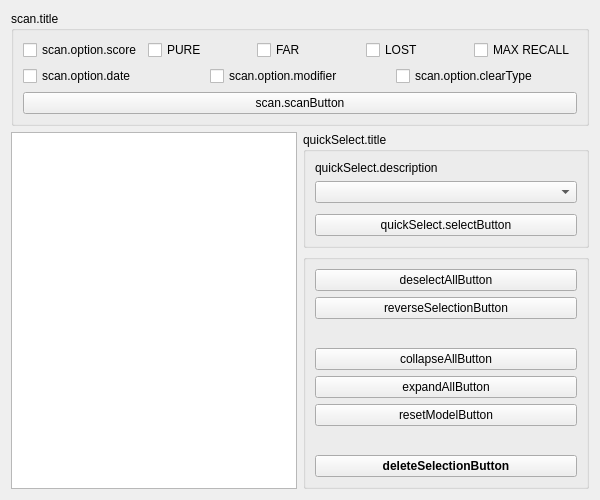
<?xml version="1.0" encoding="UTF-8"?>
<ui version="4.0">
 <class>TabDb_RemoveDuplicateScores</class>
 <widget class="QWidget" name="TabDb_RemoveDuplicateScores">
  <property name="geometry">
   <rect>
    <x>0</x>
    <y>0</y>
    <width>600</width>
    <height>500</height>
   </rect>
  </property>
  <property name="windowTitle">
   <string notr="true">TabDb_RemoveDuplicateScores</string>
  </property>
  <layout class="QVBoxLayout" name="verticalLayout_2">
   <item>
    <widget class="QGroupBox" name="groupBox_2">
     <property name="title">
      <string>scan.title</string>
     </property>
     <layout class="QVBoxLayout" name="verticalLayout">
      <item>
       <layout class="QVBoxLayout" name="verticalLayout_4">
        <item>
         <layout class="QHBoxLayout" name="horizontalLayout_2">
          <item>
           <widget class="QCheckBox" name="scan_option_scoreCheckBox">
            <property name="text">
             <string>scan.option.score</string>
            </property>
           </widget>
          </item>
          <item>
           <widget class="QCheckBox" name="scan_option_pureCheckBox">
            <property name="text">
             <string notr="true">PURE</string>
            </property>
           </widget>
          </item>
          <item>
           <widget class="QCheckBox" name="scan_option_farCheckBox">
            <property name="text">
             <string notr="true">FAR</string>
            </property>
           </widget>
          </item>
          <item>
           <widget class="QCheckBox" name="scan_option_lostCheckBox">
            <property name="text">
             <string notr="true">LOST</string>
            </property>
           </widget>
          </item>
          <item>
           <widget class="QCheckBox" name="scan_option_maxRecallCheckBox">
            <property name="text">
             <string notr="true">MAX RECALL</string>
            </property>
           </widget>
          </item>
         </layout>
        </item>
       </layout>
      </item>
      <item>
       <layout class="QHBoxLayout" name="horizontalLayout_3">
        <item>
         <widget class="QCheckBox" name="scan_option_dateCheckBox">
          <property name="text">
           <string>scan.option.date</string>
          </property>
         </widget>
        </item>
        <item>
         <widget class="QCheckBox" name="scan_option_modifierCheckBox">
          <property name="text">
           <string>scan.option.modifier</string>
          </property>
         </widget>
        </item>
        <item>
         <widget class="QCheckBox" name="scan_option_clearTypeCheckBox">
          <property name="text">
           <string>scan.option.clearType</string>
          </property>
         </widget>
        </item>
       </layout>
      </item>
      <item>
       <widget class="QPushButton" name="scan_scanButton">
        <property name="text">
         <string>scan.scanButton</string>
        </property>
       </widget>
      </item>
     </layout>
    </widget>
   </item>
   <item>
    <layout class="QHBoxLayout" name="horizontalLayout">
     <item>
      <widget class="QTreeView" name="treeView">
       <property name="editTriggers">
        <set>QAbstractItemView::NoEditTriggers</set>
       </property>
       <property name="selectionMode">
        <enum>QAbstractItemView::NoSelection</enum>
       </property>
       <property name="verticalScrollMode">
        <enum>QAbstractItemView::ScrollPerPixel</enum>
       </property>
       <property name="headerHidden">
        <bool>true</bool>
       </property>
      </widget>
     </item>
     <item>
      <layout class="QVBoxLayout" name="verticalLayout_6">
       <item>
        <widget class="QGroupBox" name="groupBox">
         <property name="title">
          <string>quickSelect.title</string>
         </property>
         <layout class="QVBoxLayout" name="verticalLayout_3">
          <item>
           <widget class="QLabel" name="label">
            <property name="text">
             <string>quickSelect.description</string>
            </property>
           </widget>
          </item>
          <item>
           <widget class="QComboBox" name="quickSelect_comboBox">
            <property name="sizePolicy">
             <sizepolicy hsizetype="Expanding" vsizetype="Fixed">
              <horstretch>0</horstretch>
              <verstretch>0</verstretch>
             </sizepolicy>
            </property>
           </widget>
          </item>
          <item>
           <spacer name="verticalSpacer_2">
            <property name="orientation">
             <enum>Qt::Vertical</enum>
            </property>
            <property name="sizeHint" stdset="0">
             <size>
              <width>20</width>
              <height>40</height>
             </size>
            </property>
           </spacer>
          </item>
          <item>
           <widget class="QPushButton" name="quickSelect_selectButton">
            <property name="sizePolicy">
             <sizepolicy hsizetype="Expanding" vsizetype="Fixed">
              <horstretch>0</horstretch>
              <verstretch>0</verstretch>
             </sizepolicy>
            </property>
            <property name="text">
             <string>quickSelect.selectButton</string>
            </property>
           </widget>
          </item>
         </layout>
        </widget>
       </item>
       <item>
        <widget class="QGroupBox" name="groupBox_3">
         <property name="title">
          <string/>
         </property>
         <layout class="QVBoxLayout" name="verticalLayout_5">
          <item>
           <widget class="QPushButton" name="deselectAllButton">
            <property name="text">
             <string>deselectAllButton</string>
            </property>
           </widget>
          </item>
          <item>
           <widget class="QPushButton" name="reverseSelectionButton">
            <property name="text">
             <string>reverseSelectionButton</string>
            </property>
           </widget>
          </item>
          <item>
           <spacer name="verticalSpacer_3">
            <property name="orientation">
             <enum>Qt::Vertical</enum>
            </property>
            <property name="sizeHint" stdset="0">
             <size>
              <width>20</width>
              <height>40</height>
             </size>
            </property>
           </spacer>
          </item>
          <item>
           <widget class="QPushButton" name="collapseAllButton">
            <property name="text">
             <string>collapseAllButton</string>
            </property>
           </widget>
          </item>
          <item>
           <widget class="QPushButton" name="expandAllButton">
            <property name="text">
             <string>expandAllButton</string>
            </property>
           </widget>
          </item>
          <item>
           <widget class="QPushButton" name="resetModelButton">
            <property name="text">
             <string>resetModelButton</string>
            </property>
           </widget>
          </item>
          <item>
           <spacer name="verticalSpacer">
            <property name="orientation">
             <enum>Qt::Vertical</enum>
            </property>
            <property name="sizeHint" stdset="0">
             <size>
              <width>20</width>
              <height>40</height>
             </size>
            </property>
           </spacer>
          </item>
          <item>
           <widget class="QPushButton" name="deleteSelectionButton">
            <property name="font">
             <font>
              <bold>true</bold>
             </font>
            </property>
            <property name="styleSheet">
             <string notr="true">QPushButton { color: red };</string>
            </property>
            <property name="text">
             <string>deleteSelectionButton</string>
            </property>
           </widget>
          </item>
         </layout>
        </widget>
       </item>
      </layout>
     </item>
    </layout>
   </item>
  </layout>
 </widget>
 <tabstops>
  <tabstop>scan_option_scoreCheckBox</tabstop>
  <tabstop>scan_option_pureCheckBox</tabstop>
  <tabstop>scan_option_farCheckBox</tabstop>
  <tabstop>scan_option_lostCheckBox</tabstop>
  <tabstop>scan_option_maxRecallCheckBox</tabstop>
  <tabstop>scan_option_dateCheckBox</tabstop>
  <tabstop>scan_option_modifierCheckBox</tabstop>
  <tabstop>scan_option_clearTypeCheckBox</tabstop>
  <tabstop>scan_scanButton</tabstop>
  <tabstop>treeView</tabstop>
  <tabstop>quickSelect_comboBox</tabstop>
  <tabstop>quickSelect_selectButton</tabstop>
  <tabstop>deselectAllButton</tabstop>
  <tabstop>reverseSelectionButton</tabstop>
  <tabstop>collapseAllButton</tabstop>
  <tabstop>expandAllButton</tabstop>
  <tabstop>resetModelButton</tabstop>
  <tabstop>deleteSelectionButton</tabstop>
 </tabstops>
 <resources/>
 <connections/>
</ui>
